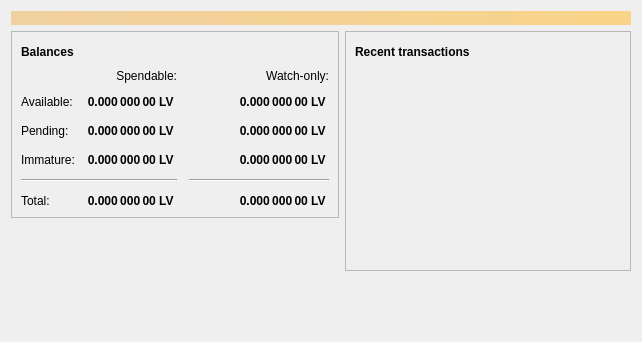
<?xml version="1.0" encoding="UTF-8"?>
<ui version="4.0">
 <class>OverviewPage</class>
 <widget class="QWidget" name="OverviewPage">
  <property name="geometry">
   <rect>
    <x>0</x>
    <y>0</y>
    <width>642</width>
    <height>342</height>
   </rect>
  </property>
  <property name="windowTitle">
   <string>Form</string>
  </property>
  <layout class="QVBoxLayout" name="topLayout">
   <item>
    <widget class="QLabel" name="labelAlerts">
     <property name="visible">
      <bool>false</bool>
     </property>
     <property name="styleSheet">
      <string notr="true">QLabel { background-color: qlineargradient(x1: 0, y1: 0, x2: 1, y2: 0, stop:0 #F0D0A0, stop:1 #F8D488); color:#000000; }</string>
     </property>
     <property name="wordWrap">
      <bool>true</bool>
     </property>
     <property name="margin">
      <number>3</number>
     </property>
     <property name="textInteractionFlags">
      <set>Qt::TextSelectableByMouse</set>
     </property>
    </widget>
   </item>
   <item>
    <layout class="QHBoxLayout" name="horizontalLayout" stretch="1,1">
     <item>
      <layout class="QVBoxLayout" name="verticalLayout_2">
       <item>
        <widget class="QFrame" name="frame">
         <property name="frameShape">
          <enum>QFrame::StyledPanel</enum>
         </property>
         <property name="frameShadow">
          <enum>QFrame::Raised</enum>
         </property>
         <layout class="QVBoxLayout" name="verticalLayout_4">
          <item>
           <layout class="QHBoxLayout" name="horizontalLayout_4">
            <item>
             <widget class="QLabel" name="label_5">
              <property name="font">
               <font>
                <weight>75</weight>
                <bold>true</bold>
               </font>
              </property>
              <property name="text">
               <string>Balances</string>
              </property>
             </widget>
            </item>
            <item>
             <widget class="QPushButton" name="labelWalletStatus">
              <property name="enabled">
               <bool>true</bool>
              </property>
              <property name="maximumSize">
               <size>
                <width>30</width>
                <height>16777215</height>
               </size>
              </property>
              <property name="toolTip">
               <string>The displayed information may be out of date. Your wallet automatically synchronizes with the Lava network after a connection is established, but this process has not completed yet.</string>
              </property>
              <property name="text">
               <string/>
              </property>
              <property name="icon">
               <iconset>
                <normaloff>:/icons/warning</normaloff>
                <disabledoff>:/icons/warning</disabledoff>:/icons/warning</iconset>
              </property>
              <property name="iconSize">
               <size>
                <width>24</width>
                <height>24</height>
               </size>
              </property>
              <property name="flat">
               <bool>true</bool>
              </property>
             </widget>
            </item>
            <item>
             <spacer name="horizontalSpacer_3">
              <property name="orientation">
               <enum>Qt::Horizontal</enum>
              </property>
              <property name="sizeHint" stdset="0">
               <size>
                <width>40</width>
                <height>20</height>
               </size>
              </property>
             </spacer>
            </item>
           </layout>
          </item>
          <item>
           <layout class="QGridLayout" name="gridLayout">
            <property name="spacing">
             <number>12</number>
            </property>
            <item row="2" column="2">
             <widget class="QLabel" name="labelWatchPending">
              <property name="font">
               <font>
                <weight>75</weight>
                <bold>true</bold>
               </font>
              </property>
              <property name="cursor">
               <cursorShape>IBeamCursor</cursorShape>
              </property>
              <property name="toolTip">
               <string>Unconfirmed transactions to watch-only addresses</string>
              </property>
              <property name="text">
               <string notr="true">0.000 000 00 LV </string>
              </property>
              <property name="alignment">
               <set>Qt::AlignRight|Qt::AlignTrailing|Qt::AlignVCenter</set>
              </property>
              <property name="textInteractionFlags">
               <set>Qt::LinksAccessibleByMouse|Qt::TextSelectableByKeyboard|Qt::TextSelectableByMouse</set>
              </property>
             </widget>
            </item>
            <item row="2" column="1">
             <widget class="QLabel" name="labelUnconfirmed">
              <property name="font">
               <font>
                <weight>75</weight>
                <bold>true</bold>
               </font>
              </property>
              <property name="cursor">
               <cursorShape>IBeamCursor</cursorShape>
              </property>
              <property name="toolTip">
               <string>Total of transactions that have yet to be confirmed, and do not yet count toward the spendable balance</string>
              </property>
              <property name="text">
               <string notr="true">0.000 000 00 LV </string>
              </property>
              <property name="alignment">
               <set>Qt::AlignRight|Qt::AlignTrailing|Qt::AlignVCenter</set>
              </property>
              <property name="textInteractionFlags">
               <set>Qt::LinksAccessibleByMouse|Qt::TextSelectableByKeyboard|Qt::TextSelectableByMouse</set>
              </property>
             </widget>
            </item>
            <item row="3" column="2">
             <widget class="QLabel" name="labelWatchImmature">
              <property name="font">
               <font>
                <weight>75</weight>
                <bold>true</bold>
               </font>
              </property>
              <property name="cursor">
               <cursorShape>IBeamCursor</cursorShape>
              </property>
              <property name="toolTip">
               <string>Mined balance in watch-only addresses that has not yet matured</string>
              </property>
              <property name="text">
               <string notr="true">0.000 000 00 LV </string>
              </property>
              <property name="alignment">
               <set>Qt::AlignRight|Qt::AlignTrailing|Qt::AlignVCenter</set>
              </property>
              <property name="textInteractionFlags">
               <set>Qt::LinksAccessibleByMouse|Qt::TextSelectableByKeyboard|Qt::TextSelectableByMouse</set>
              </property>
             </widget>
            </item>
            <item row="4" column="0" colspan="2">
             <widget class="Line" name="line">
              <property name="orientation">
               <enum>Qt::Horizontal</enum>
              </property>
             </widget>
            </item>
            <item row="4" column="2">
             <widget class="Line" name="lineWatchBalance">
              <property name="sizePolicy">
               <sizepolicy hsizetype="Preferred" vsizetype="Fixed">
                <horstretch>0</horstretch>
                <verstretch>0</verstretch>
               </sizepolicy>
              </property>
              <property name="minimumSize">
               <size>
                <width>140</width>
                <height>0</height>
               </size>
              </property>
              <property name="orientation">
               <enum>Qt::Horizontal</enum>
              </property>
             </widget>
            </item>
            <item row="5" column="0">
             <widget class="QLabel" name="labelTotalText">
              <property name="text">
               <string>Total:</string>
              </property>
             </widget>
            </item>
            <item row="3" column="1">
             <widget class="QLabel" name="labelImmature">
              <property name="font">
               <font>
                <weight>75</weight>
                <bold>true</bold>
               </font>
              </property>
              <property name="cursor">
               <cursorShape>IBeamCursor</cursorShape>
              </property>
              <property name="toolTip">
               <string>Mined balance that has not yet matured</string>
              </property>
              <property name="text">
               <string notr="true">0.000 000 00 LV </string>
              </property>
              <property name="alignment">
               <set>Qt::AlignRight|Qt::AlignTrailing|Qt::AlignVCenter</set>
              </property>
              <property name="textInteractionFlags">
               <set>Qt::LinksAccessibleByMouse|Qt::TextSelectableByKeyboard|Qt::TextSelectableByMouse</set>
              </property>
             </widget>
            </item>
            <item row="2" column="3">
             <spacer name="horizontalSpacer_2">
              <property name="orientation">
               <enum>Qt::Horizontal</enum>
              </property>
              <property name="sizeHint" stdset="0">
               <size>
                <width>40</width>
                <height>20</height>
               </size>
              </property>
             </spacer>
            </item>
            <item row="3" column="0">
             <widget class="QLabel" name="labelImmatureText">
              <property name="text">
               <string>Immature:</string>
              </property>
             </widget>
            </item>
            <item row="5" column="1">
             <widget class="QLabel" name="labelTotal">
              <property name="font">
               <font>
                <weight>75</weight>
                <bold>true</bold>
               </font>
              </property>
              <property name="cursor">
               <cursorShape>IBeamCursor</cursorShape>
              </property>
              <property name="toolTip">
               <string>Your current total balance</string>
              </property>
              <property name="text">
               <string notr="true">0.000 000 00 LV </string>
              </property>
              <property name="alignment">
               <set>Qt::AlignRight|Qt::AlignTrailing|Qt::AlignVCenter</set>
              </property>
              <property name="textInteractionFlags">
               <set>Qt::LinksAccessibleByMouse|Qt::TextSelectableByKeyboard|Qt::TextSelectableByMouse</set>
              </property>
             </widget>
            </item>
            <item row="5" column="2">
             <widget class="QLabel" name="labelWatchTotal">
              <property name="font">
               <font>
                <weight>75</weight>
                <bold>true</bold>
               </font>
              </property>
              <property name="cursor">
               <cursorShape>IBeamCursor</cursorShape>
              </property>
              <property name="toolTip">
               <string>Current total balance in watch-only addresses</string>
              </property>
              <property name="text">
               <string notr="true">0.000 000 00 LV </string>
              </property>
              <property name="alignment">
               <set>Qt::AlignRight|Qt::AlignTrailing|Qt::AlignVCenter</set>
              </property>
              <property name="textInteractionFlags">
               <set>Qt::LinksAccessibleByMouse|Qt::TextSelectableByKeyboard|Qt::TextSelectableByMouse</set>
              </property>
             </widget>
            </item>
            <item row="0" column="2">
             <widget class="QLabel" name="labelWatchonly">
              <property name="text">
               <string>Watch-only:</string>
              </property>
              <property name="alignment">
               <set>Qt::AlignRight|Qt::AlignTrailing|Qt::AlignVCenter</set>
              </property>
             </widget>
            </item>
            <item row="1" column="0">
             <widget class="QLabel" name="labelBalanceText">
              <property name="text">
               <string>Available:</string>
              </property>
             </widget>
            </item>
            <item row="1" column="1">
             <widget class="QLabel" name="labelBalance">
              <property name="font">
               <font>
                <weight>75</weight>
                <bold>true</bold>
               </font>
              </property>
              <property name="cursor">
               <cursorShape>IBeamCursor</cursorShape>
              </property>
              <property name="toolTip">
               <string>Your current spendable balance</string>
              </property>
              <property name="text">
               <string notr="true">0.000 000 00 LV </string>
              </property>
              <property name="alignment">
               <set>Qt::AlignRight|Qt::AlignTrailing|Qt::AlignVCenter</set>
              </property>
              <property name="textInteractionFlags">
               <set>Qt::LinksAccessibleByMouse|Qt::TextSelectableByKeyboard|Qt::TextSelectableByMouse</set>
              </property>
             </widget>
            </item>
            <item row="1" column="2">
             <widget class="QLabel" name="labelWatchAvailable">
              <property name="font">
               <font>
                <weight>75</weight>
                <bold>true</bold>
               </font>
              </property>
              <property name="cursor">
               <cursorShape>IBeamCursor</cursorShape>
              </property>
              <property name="toolTip">
               <string>Your current balance in watch-only addresses</string>
              </property>
              <property name="text">
               <string notr="true">0.000 000 00 LV </string>
              </property>
              <property name="alignment">
               <set>Qt::AlignRight|Qt::AlignTrailing|Qt::AlignVCenter</set>
              </property>
              <property name="textInteractionFlags">
               <set>Qt::LinksAccessibleByMouse|Qt::TextSelectableByKeyboard|Qt::TextSelectableByMouse</set>
              </property>
             </widget>
            </item>
            <item row="2" column="0">
             <widget class="QLabel" name="labelPendingText">
              <property name="text">
               <string>Pending:</string>
              </property>
             </widget>
            </item>
            <item row="0" column="1">
             <widget class="QLabel" name="labelSpendable">
              <property name="text">
               <string>Spendable:</string>
              </property>
              <property name="alignment">
               <set>Qt::AlignRight|Qt::AlignTrailing|Qt::AlignVCenter</set>
              </property>
             </widget>
            </item>
           </layout>
          </item>
         </layout>
        </widget>
       </item>
       <item>
        <spacer name="verticalSpacer">
         <property name="orientation">
          <enum>Qt::Vertical</enum>
         </property>
         <property name="sizeHint" stdset="0">
          <size>
           <width>20</width>
           <height>40</height>
          </size>
         </property>
        </spacer>
       </item>
      </layout>
     </item>
     <item>
      <layout class="QVBoxLayout" name="verticalLayout_3">
       <item>
        <widget class="QFrame" name="frame_2">
         <property name="frameShape">
          <enum>QFrame::StyledPanel</enum>
         </property>
         <property name="frameShadow">
          <enum>QFrame::Raised</enum>
         </property>
         <layout class="QVBoxLayout" name="verticalLayout">
          <item>
           <layout class="QHBoxLayout" name="horizontalLayout_2">
            <item>
             <widget class="QLabel" name="label_4">
              <property name="font">
               <font>
                <weight>75</weight>
                <bold>true</bold>
               </font>
              </property>
              <property name="text">
               <string>Recent transactions</string>
              </property>
             </widget>
            </item>
            <item>
             <widget class="QPushButton" name="labelTransactionsStatus">
              <property name="enabled">
               <bool>true</bool>
              </property>
              <property name="maximumSize">
               <size>
                <width>30</width>
                <height>16777215</height>
               </size>
              </property>
              <property name="toolTip">
               <string>The displayed information may be out of date. Your wallet automatically synchronizes with the Lava network after a connection is established, but this process has not completed yet.</string>
              </property>
              <property name="text">
               <string/>
              </property>
              <property name="icon">
               <iconset>
                <normaloff>:/icons/warning</normaloff>
                <disabledoff>:/icons/warning</disabledoff>:/icons/warning</iconset>
              </property>
              <property name="iconSize">
               <size>
                <width>24</width>
                <height>24</height>
               </size>
              </property>
              <property name="flat">
               <bool>true</bool>
              </property>
             </widget>
            </item>
            <item>
             <spacer name="horizontalSpacer">
              <property name="orientation">
               <enum>Qt::Horizontal</enum>
              </property>
              <property name="sizeHint" stdset="0">
               <size>
                <width>40</width>
                <height>20</height>
               </size>
              </property>
             </spacer>
            </item>
           </layout>
          </item>
          <item>
           <widget class="QListView" name="listTransactions">
            <property name="styleSheet">
             <string notr="true">QListView { background: transparent; }</string>
            </property>
            <property name="frameShape">
             <enum>QFrame::NoFrame</enum>
            </property>
            <property name="verticalScrollBarPolicy">
             <enum>Qt::ScrollBarAlwaysOff</enum>
            </property>
            <property name="horizontalScrollBarPolicy">
             <enum>Qt::ScrollBarAlwaysOff</enum>
            </property>
            <property name="selectionMode">
             <enum>QAbstractItemView::NoSelection</enum>
            </property>
           </widget>
          </item>
         </layout>
        </widget>
       </item>
       <item>
        <spacer name="verticalSpacer_2">
         <property name="orientation">
          <enum>Qt::Vertical</enum>
         </property>
         <property name="sizeHint" stdset="0">
          <size>
           <width>20</width>
           <height>40</height>
          </size>
         </property>
        </spacer>
       </item>
      </layout>
     </item>
    </layout>
   </item>
  </layout>
 </widget>
 <resources/>
 <connections/>
</ui>
